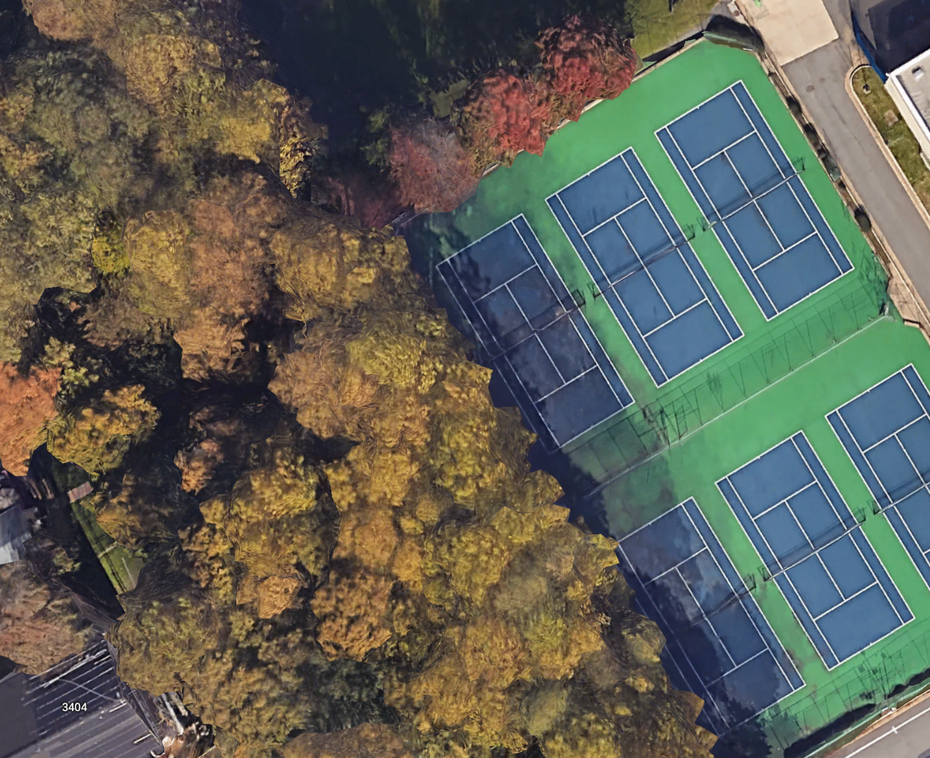
#> input picture 2.png, 930 x 758 px, shrunk from 1406 x 1146 before the run, found by its file name
$ python new.py   (older library calls are emulated)
#> lines starting #> are read from the running program, lines starting #| are printed output that depends on the picture; after the words box and inside, x2 and y2 are one past the last pixel; in counts of white or black regions, pixels touching at a corner belong together
import cv2
import numpy as np
import itertools

def preprocess_image(image_path):
#> called with image_path = '2.png'
    image = cv2.imread(image_path)
#> image is the input picture: shape (758, 930, 3); mean B, G, R 85.2, 96.4, 95
    gray = cv2.cvtColor(image, cv2.COLOR_BGR2GRAY)
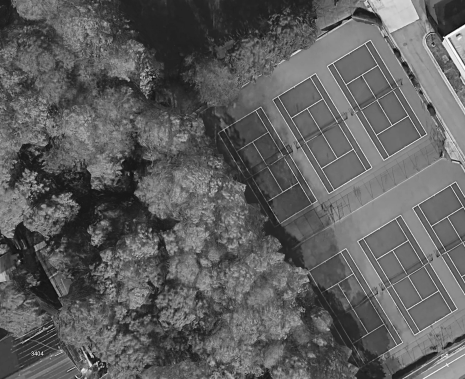
#> gray: shape (758, 930) (shown at 1/2 size); min 0, max 255, mean 94.7
    return gray, image.shape

def compute_derivatives(gray_image):
    sobel_x = cv2.Sobel(gray_image, cv2.CV_64F, 1, 0, ksize=3)
    sobel_y = cv2.Sobel(gray_image, cv2.CV_64F, 0, 1, ksize=3)
    laplacian_x = cv2.Sobel(sobel_x, cv2.CV_64F, 1, 0, ksize=3)
    laplacian_y = cv2.Sobel(sobel_y, cv2.CV_64F, 0, 1, ksize=3)
    return sobel_x, sobel_y, laplacian_x, laplacian_y

def find_bright_lines(sobel, laplacian):
    bright_lines = (sobel > 50) & (laplacian < -50)
    return bright_lines.astype(np.uint8) * 255

def is_similar(line1, line2, threshold=10):
    return (abs(line1[0] - line2[0]) < threshold and
            abs(line1[1] - line2[1]) < threshold and
            abs(line1[2] - line2[2]) < threshold and
            abs(line1[3] - line2[3]) < threshold)

def filter_similar_lines(lines):
    if lines is None:
        return []

    filtered_lines = []
    for line in lines:
        if not any(is_similar(line[0], other_line[0]) for other_line in filtered_lines):
            filtered_lines.append(line)

    return filtered_lines

def detect_and_filter_lines(image, min_length):
    lines = cv2.HoughLinesP(image, 1, np.pi / 180, threshold=50, minLineLength=min_length, maxLineGap=10)
    lines = filter_similar_lines(lines)
    line_image = np.zeros_like(image)
    line_count = len(lines)
    for line in lines:
        x1, y1, x2, y2 = line[0]
        cv2.line(line_image, (x1, y1), (x2, y2), 255, 1)
    return lines, line_image, line_count

def group_lines_by_orientation(lines):
    vertical_lines = []
    horizontal_lines = []

    for line in lines:
        x1, y1, x2, y2 = line[0]
        if abs(x1 - x2) < abs(y1 - y2):
            vertical_lines.append(line)
        else:
            horizontal_lines.append(line)

    return vertical_lines, horizontal_lines

def find_intersections(vertical_lines, horizontal_lines, image_shape):
    intersections = []
    for vline in vertical_lines:
        for hline in horizontal_lines:
            x1, y1, x2, y2 = vline[0]
            x3, y3, x4, y4 = hline[0]
            A1 = y2 - y1
            B1 = x1 - x2
            C1 = A1 * x1 + B1 * y1
            A2 = y4 - y3
            B2 = x3 - x4
            C2 = A2 * x3 + B2 * y3
            det = A1 * B2 - A2 * B1
            if det != 0:
                x = (B2 * C1 - B1 * C2) / det
                y = (A1 * C2 - A2 * C1) / det
                if 0 <= x < image_shape[1] and 0 <= y < image_shape[0]:
                    intersections.append((int(x), int(y)))
    return intersections

def is_quadrilateral(corners, tolerance=20):
    if len(corners) != 4:
        return False

    def distance(p1, p2):
        return np.sqrt((p1[0] - p2[0])**2 + (p1[1] - p2[1])**2)

    edges = [distance(corners[i], corners[(i + 1) % 4]) for i in range(4)]
    diagonals = [distance(corners[i], corners[(i + 2) % 4]) for i in range(2)]

    return (abs(edges[0] - edges[2]) < tolerance and
            abs(edges[1] - edges[3]) < tolerance and
            abs(diagonals[0] - diagonals[1]) < tolerance)

def detect_tennis_court(image, bright_lines_x, bright_lines_y, image_shape):
    combined_lines = np.maximum(bright_lines_x, bright_lines_y)
    lines, filtered_lines_image, line_count = detect_and_filter_lines(combined_lines, min_length=35)
    vertical_lines, horizontal_lines = group_lines_by_orientation(lines)
    intersections = find_intersections(vertical_lines, horizontal_lines, image_shape)

    if len(intersections) >= 4:
        for comb in itertools.combinations(intersections, 4):
            if is_quadrilateral(comb):
                for point in comb:
                    cv2.circle(filtered_lines_image, point, 5, (0, 255, 0), -1)
                cv2.polylines(filtered_lines_image, [np.array(comb, dtype=np.int32)], isClosed=True, color=(255, 0, 0), thickness=2)
                print("Tennis court detected.")
                return filtered_lines_image, line_count, intersections
    print("No tennis court detected.")
    return filtered_lines_image, line_count, intersections

image_path = '2.png'
gray_image, image_shape = preprocess_image(image_path)
#> image_shape = (758, 930, 3)
sobel_x, sobel_y, laplacian_x, laplacian_y = compute_derivatives(gray_image)

bright_lines_x = find_bright_lines(sobel_x, laplacian_x)
#> in find_bright_lines, `bright_lines = (sobel > 50) & (laplacian < -50)`:
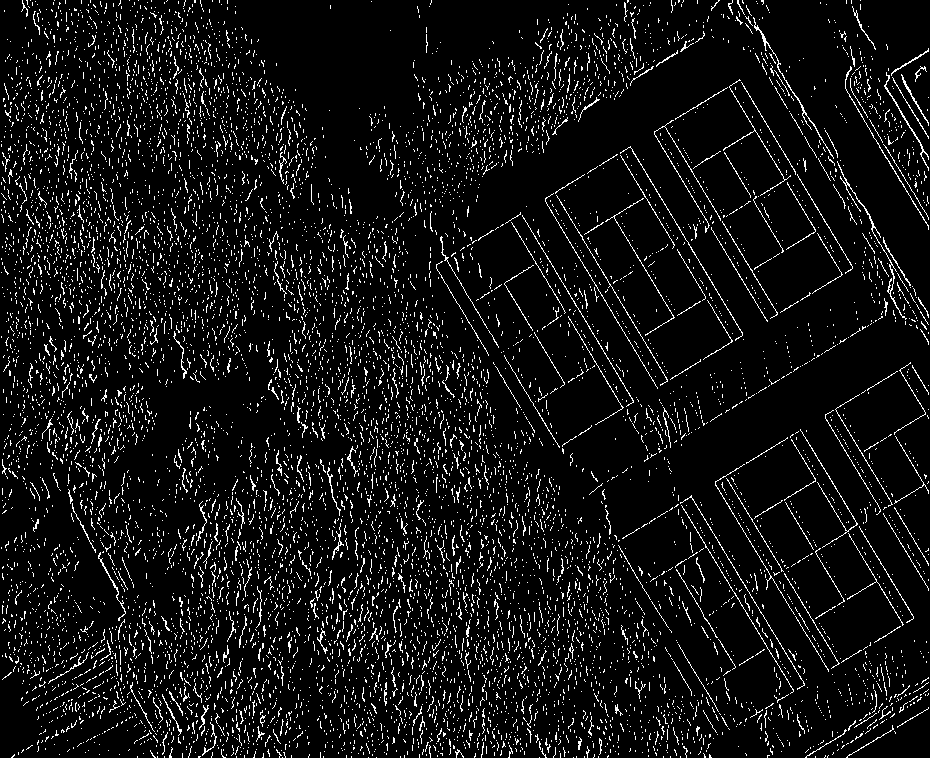
#> bright_lines: shape (758, 930) bool; 7.3% white in thin lines or dots
bright_lines_y = find_bright_lines(sobel_y, laplacian_y)

output_image, line_count, intersections = detect_tennis_court(gray_image, bright_lines_x, bright_lines_y, image_shape)
#> in detect_tennis_court, `combined_lines = np.maximum(bright_lines_x, bright_lines_y)`:
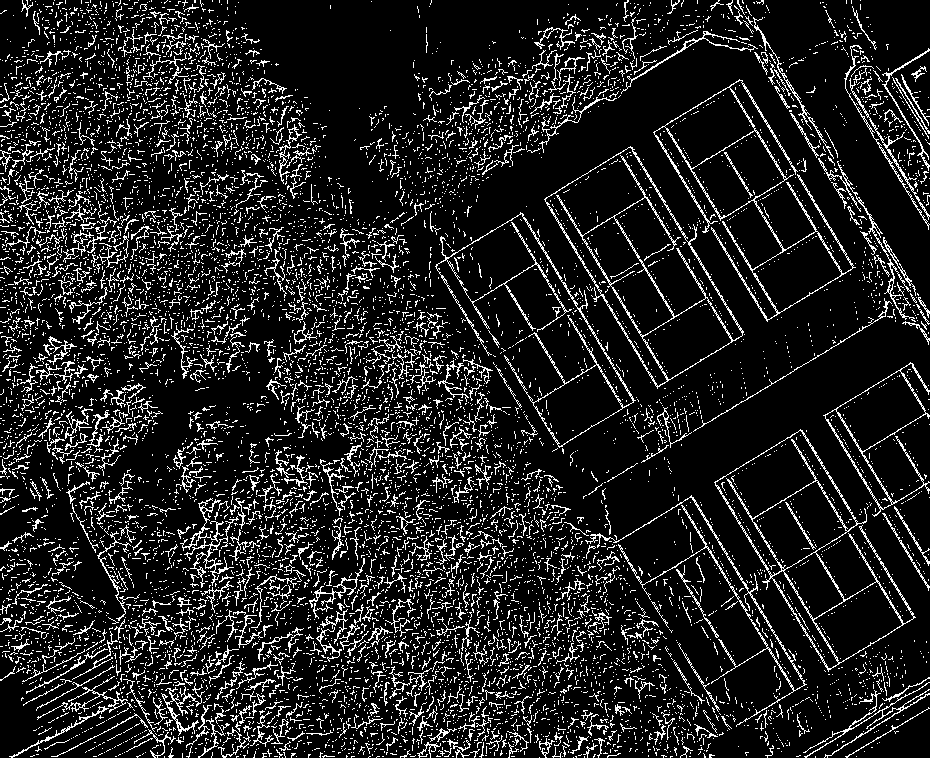
#> combined_lines: shape (758, 930); 12.9% white in thin lines or dots
#> in detect_and_filter_lines, `lines = cv2.HoughLinesP(image, 1, np.pi / 180, threshold=50, minLineLe..`: lines = 1572 rows, first 6: [691, 496, 804, 684], [510, 220, 652, 456], [665, 127, 777, 313], [825, 415, 928, 587], [631, 147, 744, 334], [727, 479, 845, 674]
#> the loop in filter_similar_lines, `for line in lines:` made 1572 passes
#> after the loop in filter_similar_lines, `for line in lines:`: filtered_lines = 1396 items, first 6: [[691, 496, 804, 684]], [[510, 220, 652, 456]], [[665, 127, 777, 313]], [[825, 415, 928, 587]], [[631, 147, 744, 334]], [[727, 479, 845, 674]]
#> in detect_and_filter_lines, `lines = filter_similar_lines(lines)`: lines has the same summary as filtered_lines in filter_similar_lines
#> in detect_and_filter_lines, `line_count = len(lines)`: line_count = 1396
#> the loop in detect_and_filter_lines, `for line in lines:` made 1396 passes
#> after the loop in detect_and_filter_lines, `for line in lines:`:
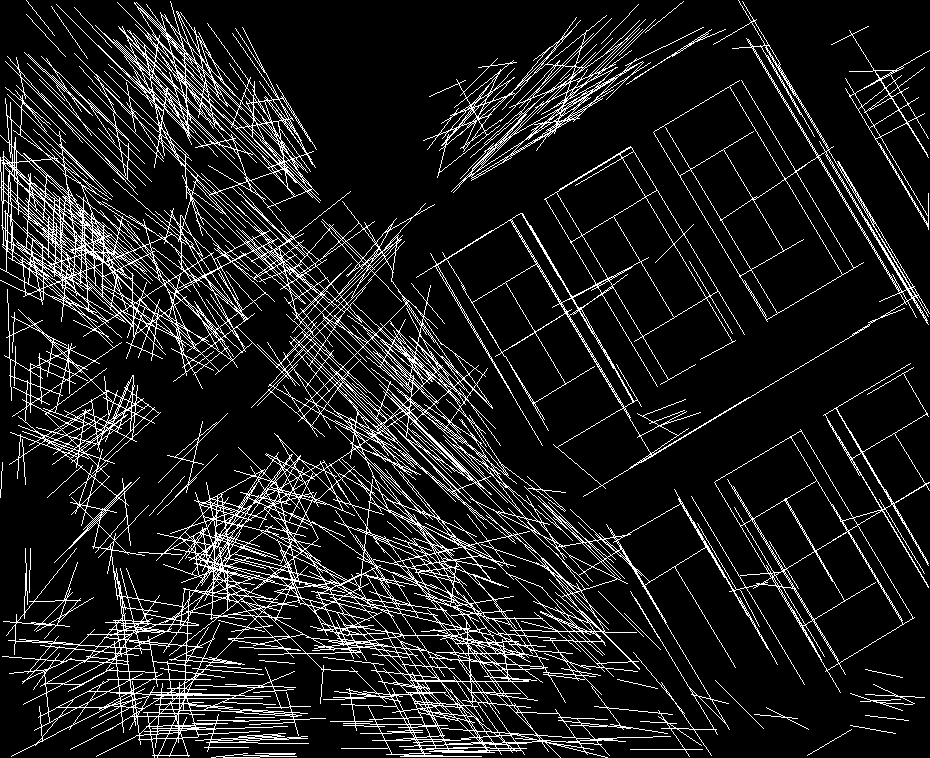
#> line_image: shape (758, 930); 11.9% white in thin lines or dots
#> in detect_tennis_court, `lines, filtered_lines_image, line_count = detect_and_filter_lines(comb..`: lines has the same summary as filtered_lines in filter_similar_lines
#> the loop in group_lines_by_orientation, `for line in lines:` made 1396 passes
#> after the loop in group_lines_by_orientation, `for line in lines:`: horizontal_lines = 865 items, first 6: [[189, 560, 414, 408]], [[251, 407, 316, 342]], [[634, 341, 717, 291]], [[542, 134, 602, 98]], [[0, 187, 70, 257]], [[3, 155, 42, 194]]; vertical_lines = 531 items, first 6: [[691, 496, 804, 684]], [[510, 220, 652, 456]], [[665, 127, 777, 313]], [[825, 415, 928, 587]], [[631, 147, 744, 334]], [[727, 479, 845, 674]]
#> the loop in find_intersections, `for vline in vertical_lines:` made 531 passes
#> after the loop in find_intersections, `for vline in vertical_lines:`: intersections = 371281 items
#> the loop in detect_tennis_court, `for comb in itertools.combinations(intersections, 4):` made 371279 passes
#> comb on passes 25 to 27: ((573, 300), (492, 165), (607, 356), (834, 734)), ((573, 300), (492, 165), (607, 356), (836, 738)), ((573, 300), (492, 165), (607, 356), (633, 400))
#> after the loop in detect_tennis_court, `for comb in itertools.combinations(intersections, 4):`:
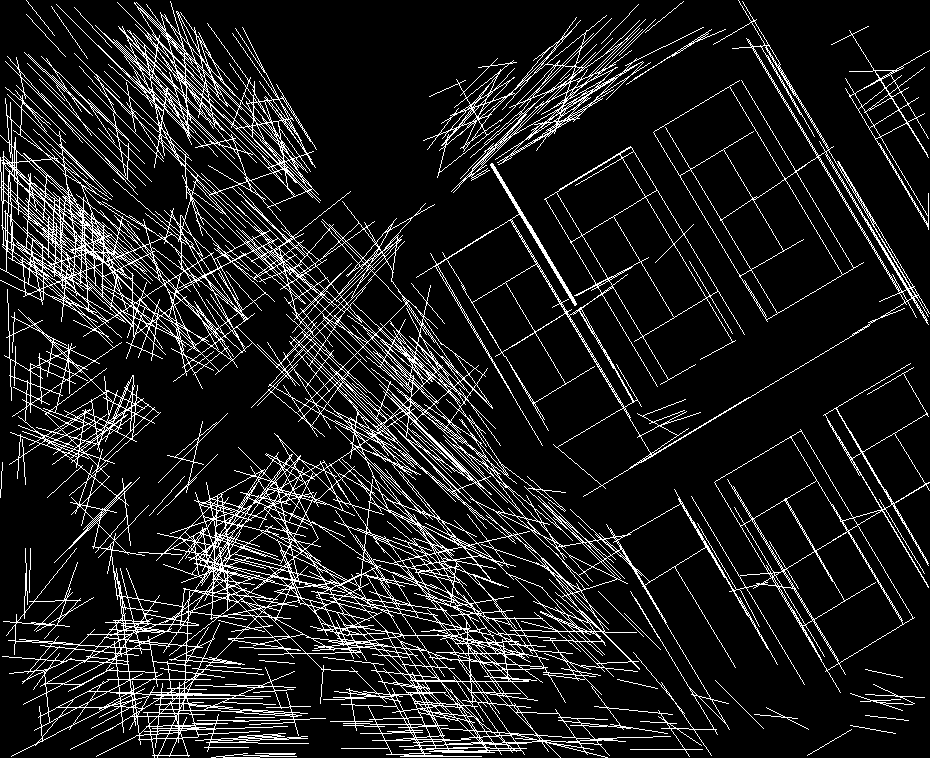
#> filtered_lines_image: shape (758, 930); 11.9% white in thin lines or dots

cv2.imshow('Tennis Court Detection', output_image)
cv2.waitKey(0)
cv2.destroyAllWindows()

$ run again, with 1.png copied over 2.png
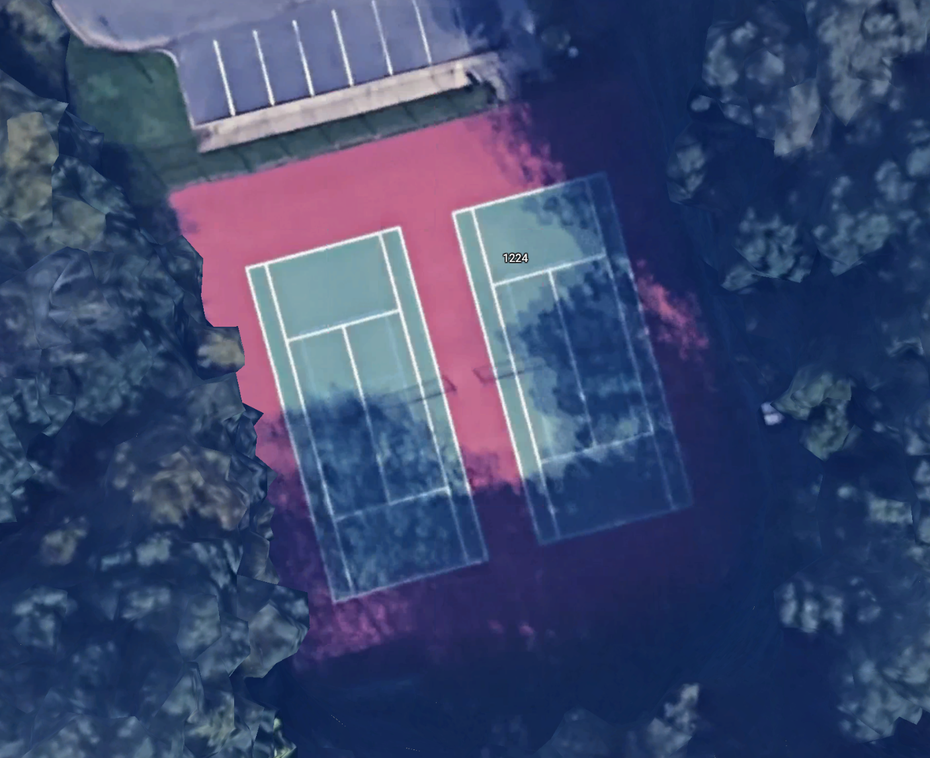
#> input picture 1.png, 930 x 758 px, shrunk from 1406 x 1146 before the run, found by its file name
#> in preprocess_image, image is the input picture: shape (758, 930, 3); mean B, G, R 110.6, 73.2, 60.8
#> image_shape = (758, 930, 3)
#> bright_lines: shape (758, 930) bool; 1.5% white in thin lines or dots
#> bright_lines: shape (758, 930) bool; 1.3% white in thin lines or dots
#> combined_lines: shape (758, 930); 2.7% white in thin lines or dots
#> in detect_and_filter_lines, `lines = cv2.HoughLinesP(image, 1, np.pi / 180, threshold=50, minLineLe..`: lines = 82 rows, first 6: [377, 230, 466, 563], [245, 268, 400, 227], [451, 212, 522, 477], [397, 226, 479, 534], [192, 127, 493, 52], [264, 262, 337, 537]
#> the loop in filter_similar_lines, `for line in lines:` made 82 passes
#> after the loop in filter_similar_lines, `for line in lines:`: filtered_lines = 78 items, first 6: [[377, 230, 466, 563]], [[245, 268, 400, 227]], [[451, 212, 522, 477]], [[397, 226, 479, 534]], [[192, 127, 493, 52]], [[264, 262, 337, 537]]
#> in detect_and_filter_lines, `lines = filter_similar_lines(lines)`: lines has the same summary as filtered_lines in filter_similar_lines
#> in detect_and_filter_lines, `line_count = len(lines)`: line_count = 78
#> the loop in detect_and_filter_lines, `for line in lines:` made 78 passes
#> after the loop in detect_and_filter_lines, `for line in lines:`:
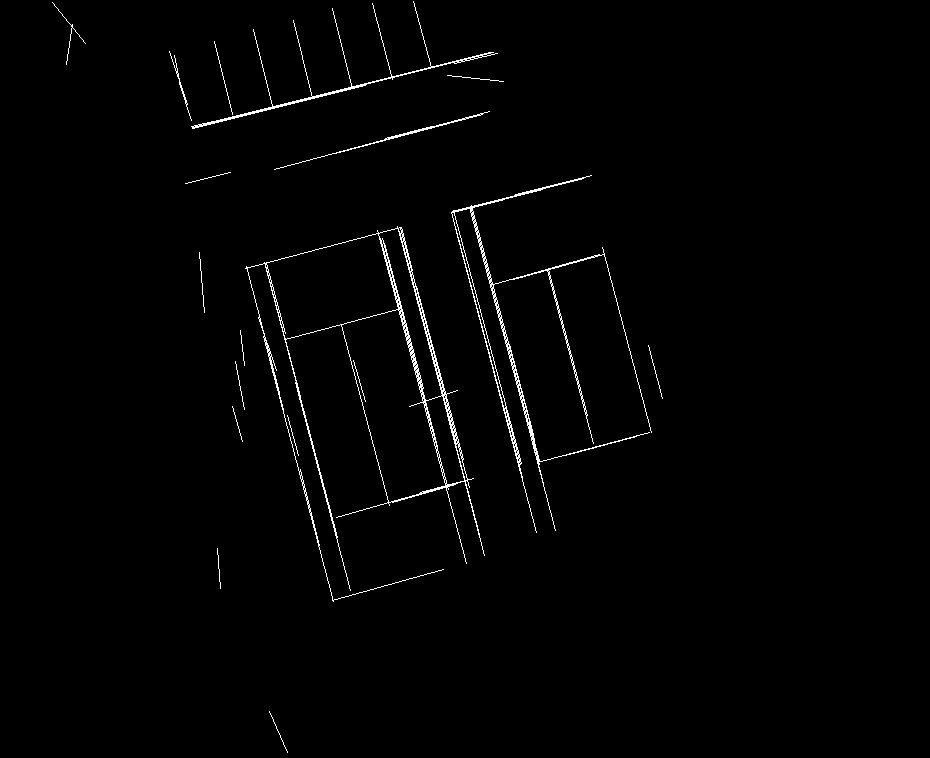
#> line_image: shape (758, 930); 1.3% white in thin lines or dots, all inside (x1, y1, x2, y2) = (52, 1, 663, 753)
#> in detect_tennis_court, `lines, filtered_lines_image, line_count = detect_and_filter_lines(comb..`: lines has the same summary as filtered_lines in filter_similar_lines
#> the loop in group_lines_by_orientation, `for line in lines:` made 78 passes
#> after the loop in group_lines_by_orientation, `for line in lines:`: horizontal_lines = 25 items, first 6: [[245, 268, 400, 227]], [[192, 127, 493, 52]], [[285, 339, 401, 308]], [[274, 169, 489, 111]], [[454, 63, 497, 53]], [[213, 121, 490, 52]]; vertical_lines = 53 items, first 6: [[377, 230, 466, 563]], [[451, 212, 522, 477]], [[397, 226, 479, 534]], [[264, 262, 337, 537]], [[469, 207, 543, 483]], [[268, 355, 333, 601]]
#> the loop in find_intersections, `for vline in vertical_lines:` made 53 passes
#> after the loop in find_intersections, `for vline in vertical_lines:`: intersections = 1317 pairs, first value 12 to 689, second value 33 to 630
#> the loop in detect_tennis_court, `for comb in itertools.combinations(intersections, 4):` made 2631 passes
#> (comb, edges in is_quadrilateral, diagonals in is_quadrilateral) on passes 1 to 3: (((377, 232), (339, 90), (398, 308), (354, 147)), [147, 225.8, 166.9, 88.06], [78.85, 58.94]), (((377, 232), (339, 90), (398, 308), (339, 89)), [147, 225.8, 226.8, 148], [78.85, 1]), (((377, 232), (339, 90), (398, 308), (339, 89)), [147, 225.8, 226.8, 148], [78.85, 1])
#> (printed output is left out)
#> after the loop in detect_tennis_court, `for comb in itertools.combinations(intersections, 4):`:
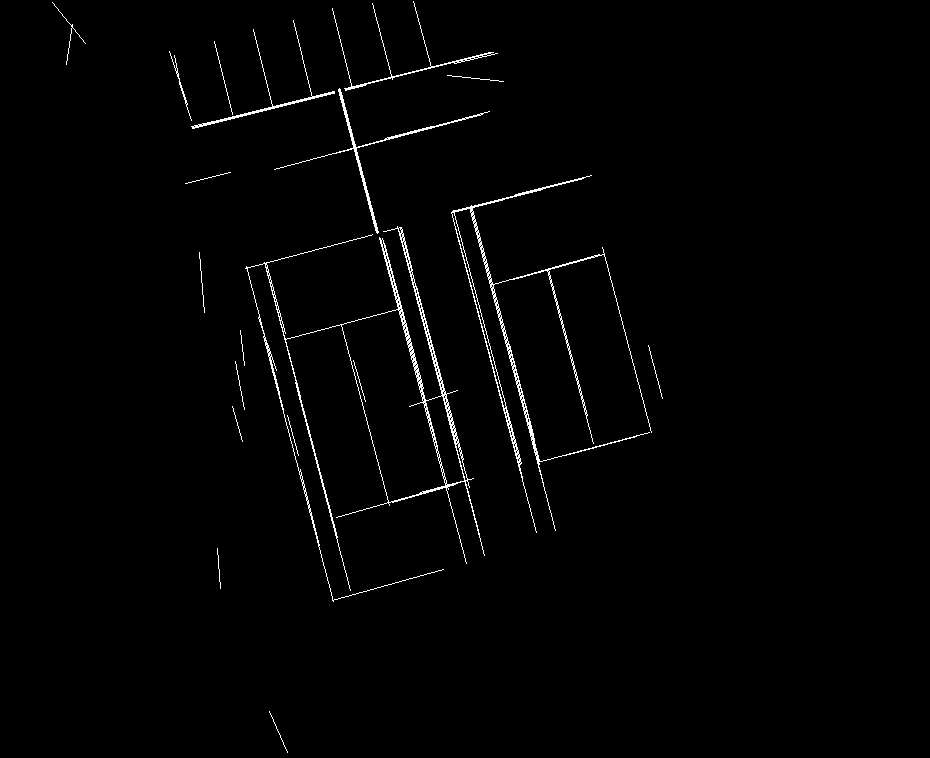
#> filtered_lines_image: shape (758, 930); 1.3% white in thin lines or dots, all inside (x1, y1, x2, y2) = (52, 1, 663, 753)
#> `output_image, line_count, intersections = detect_tennis_court(gray_ima..`: line_count = 78
